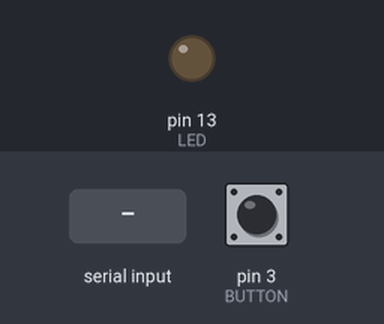
The sketch below on a simulated Arduino Uno, built with avr-gcc and run on an emulated ATmega328P. Shown: output pins drawn as LEDs (lit = HIGH). The inputs (shaded band) are chosen by the test bench; at power-on: pin 3 (BUTTON) LOW.

Above: at 1.2 s.
1.3 s: "1" received over Serial
At 2.6 s:
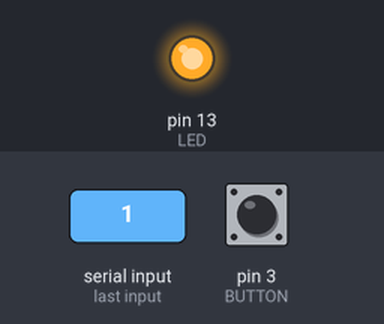
4.4 s: "0" received over Serial
At 5.0 s:
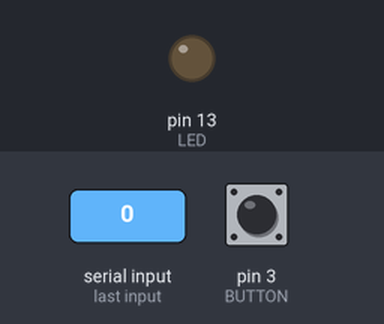
Timing chart, 0 to 7.4 s (numbered marks = the images above; inputs shaded):
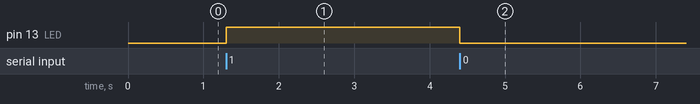

The sketch:

arduinoArduino.ino
```cpp
const int LED = 13;
const int BUTTON = 3;

int lastButtonState = LOW;

void setup() {
  Serial.begin(9600);
  pinMode(LED, OUTPUT);
  pinMode(BUTTON, INPUT);
}

void loop() {
  // data received
  if (Serial.available() > 0) {
    char i = Serial.read();
    switch (i) {
      case '0':
        digitalWrite(LED, 0);
        break;
      case '1':
        digitalWrite(LED, 1);
        break;
    }
  }
  // send data
  int state = digitalRead(BUTTON);
  if (state != lastButtonState) {
    lastButtonState = state;
    if (lastButtonState == 1) {
      Serial.print('1');
    }
    else {
      Serial.print('0');
    }
  }
}
```

Measured:
- after the input at 1.3 s, pin 13 (LED): LOW → HIGH at once
- after the input at 4.4 s, pin 13 (LED): HIGH → LOW at once
